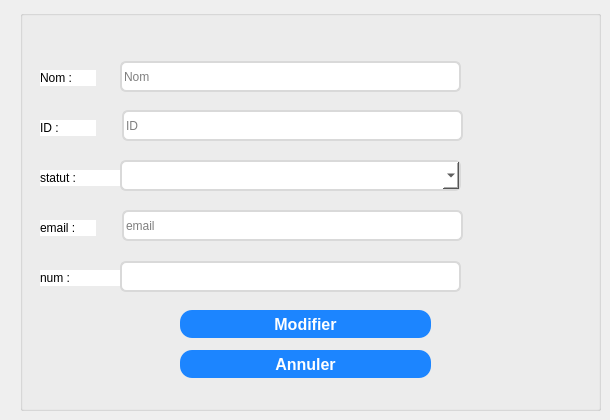
      <widget class="QWidget" name="tab_17">
       <attribute name="title">
        <string>Modifier</string>
       </attribute>
       <widget class="QGroupBox" name="groupBox_16">
        <property name="geometry">
         <rect>
          <x>20</x>
          <y>10</y>
          <width>581</width>
          <height>401</height>
         </rect>
        </property>
        <property name="styleSheet">
         <string notr="true">/* Style for a QGroupBox for login information */
QGroupBox {
    border: 2px solid #bdc3c7; /* Border with default color */
    border-radius: 8px; /* Rounded corners */
    margin-top: 10px; /* Top margin */
    background-color: #ffffff;
; /* Background color */
}

/* Style for the title of the QGroupBox */
QGroupBox::title {
    subcontrol-origin: margin;
    subcontrol-position: top left;
    left: 10px; /* Offset the title to the left */
    padding: 0 5px; /* Internal padding for the title */
    font-size: 16px; /* Title font size */
    color: #2c3e50; /* Title text color */

}a
</string>
        </property>
        <property name="title">
         <string/>
        </property>
        <widget class="QLabel" name="label_46">
         <property name="geometry">
          <rect>
           <x>20</x>
           <y>60</y>
           <width>56</width>
           <height>16</height>
          </rect>
         </property>
         <property name="styleSheet">
          <string notr="true">font: 87 9pt &quot;Arial Black&quot;;
background-color: white;</string>
         </property>
         <property name="text">
          <string>Nom :</string>
         </property>
        </widget>
        <widget class="QLabel" name="label_47">
         <property name="geometry">
          <rect>
           <x>20</x>
           <y>110</y>
           <width>56</width>
           <height>16</height>
          </rect>
         </property>
         <property name="styleSheet">
          <string notr="true">font: 87 9pt &quot;Arial Black&quot;;
background-color: white;</string>
         </property>
         <property name="text">
          <string>ID :</string>
         </property>
        </widget>
        <widget class="QLabel" name="label_48">
         <property name="geometry">
          <rect>
           <x>20</x>
           <y>160</y>
           <width>101</width>
           <height>16</height>
          </rect>
         </property>
         <property name="styleSheet">
          <string notr="true">font: 87 9pt &quot;Arial Black&quot;;
background-color: white;</string>
         </property>
         <property name="text">
          <string>statut :</string>
         </property>
        </widget>
        <widget class="QLabel" name="label_49">
         <property name="geometry">
          <rect>
           <x>20</x>
           <y>210</y>
           <width>56</width>
           <height>16</height>
          </rect>
         </property>
         <property name="styleSheet">
          <string notr="true">font: 87 9pt &quot;Arial Black&quot;;
background-color:white;</string>
         </property>
         <property name="text">
          <string>email :</string>
         </property>
        </widget>
        <widget class="QLabel" name="label_50">
         <property name="geometry">
          <rect>
           <x>20</x>
           <y>260</y>
           <width>121</width>
           <height>16</height>
          </rect>
         </property>
         <property name="styleSheet">
          <string notr="true">font: 87 9pt &quot;Arial Black&quot;;
background-color: white;</string>
         </property>
         <property name="text">
          <string>num :</string>
         </property>
        </widget>
        <widget class="QLineEdit" name="le_nom_6">
         <property name="geometry">
          <rect>
           <x>100</x>
           <y>51</y>
           <width>341</width>
           <height>31</height>
          </rect>
         </property>
         <property name="styleSheet">
          <string notr="true">

position: absolute;
width: 428px;
height: 50px;
left: 1122px;
top: 327px;
background-color: #ffffff;

border: 2px solid #D9D9D9;
border-radius: 6px;
</string>
         </property>
         <property name="placeholderText">
          <string>Nom</string>
         </property>
        </widget>
        <widget class="QLineEdit" name="le_id_8">
         <property name="geometry">
          <rect>
           <x>102</x>
           <y>100</y>
           <width>341</width>
           <height>31</height>
          </rect>
         </property>
         <property name="styleSheet">
          <string notr="true">

position: absolute;
width: 428px;
height: 50px;
left: 1122px;
top: 327px;
background-color: #ffffff;

border: 2px solid #D9D9D9;
border-radius: 6px;
</string>
         </property>
         <property name="placeholderText">
          <string>ID</string>
         </property>
        </widget>
        <widget class="QLineEdit" name="le_email_5">
         <property name="geometry">
          <rect>
           <x>102</x>
           <y>200</y>
           <width>341</width>
           <height>31</height>
          </rect>
         </property>
         <property name="styleSheet">
          <string notr="true">



position: absolute;
width: 428px;
height: 50px;
left: 1122px;
top: 327px;
background-color: #ffffff;

border: 2px solid #D9D9D9;
border-radius: 6px;
</string>
         </property>
         <property name="placeholderText">
          <string>email</string>
         </property>
        </widget>
        <widget class="QLineEdit" name="le_salaire_5">
         <property name="geometry">
          <rect>
           <x>100</x>
           <y>251</y>
           <width>341</width>
           <height>31</height>
          </rect>
         </property>
         <property name="styleSheet">
          <string notr="true">


position: absolute;
width: 428px;
height: 50px;
left: 1122px;
top: 327px;
background-color: #ffffff;

border: 2px solid #D9D9D9;
border-radius: 6px;
</string>
         </property>
         <property name="placeholderText">
          <string/>
         </property>
        </widget>
        <widget class="QPushButton" name="pushButton_34">
         <property name="geometry">
          <rect>
           <x>160</x>
           <y>300</y>
           <width>251</width>
           <height>28</height>
          </rect>
         </property>
         <property name="sizePolicy">
          <sizepolicy hsizetype="Preferred" vsizetype="Preferred">
           <horstretch>0</horstretch>
           <verstretch>0</verstretch>
          </sizepolicy>
         </property>
         <property name="minimumSize">
          <size>
           <width>93</width>
           <height>28</height>
          </size>
         </property>
         <property name="styleSheet">
          <string notr="true">QPushButton{
	padding: 0px 16px;


width: 86px;
height: 48px;
left: 1996px;
top: 64px;

/* Blue/50 */
background: rgb(28,133,255);
border-radius: 12px;


/* Button */

width: 54px;
height: 24px;

font-family: 'Inter';
font-style: normal;
font-weight: 800;
font-size: 16px;
line-height: 24px;
/* identical to box height, or 150% */

/* Base/100 */
color: white;
font: 87 8.5pt &quot;Segoe UI Black&quot;;
}

QPushButton:hover{
	padding: 0px 16px;


width: 86px;
height: 48px;
left: 1996px;
top: 64px;

/* Blue/50 */
background: #0B28C2;
border-radius: 12px;


/* Button */

width: 54px;
height: 24px;

font-family: 'Inter';
font-style: normal;
font-weight: 800;
font-size: 16px;
line-height: 24px;
/* identical to box height, or 150% */

/* Base/100 */
color: white;
}


QPushButton:pressed{
	padding: 0px 16px;


width: 86px;
height: 48px;
left: 1996px;
top: 64px;

/* Blue/50 */
background: #081E91;
border-radius: 12px;


/* Button */

width: 54px;
height: 24px;

font-family: 'Inter';
font-style: normal;
font-weight: 800;
font-size: 16px;
line-height: 24px;
/* identical to box height, or 150% */

/* Base/100 */
color: white;
}

</string>
         </property>
         <property name="text">
          <string>Modifier</string>
         </property>
        </widget>
        <widget class="QPushButton" name="pushButton_35">
         <property name="geometry">
          <rect>
           <x>160</x>
           <y>340</y>
           <width>251</width>
           <height>28</height>
          </rect>
         </property>
         <property name="sizePolicy">
          <sizepolicy hsizetype="Preferred" vsizetype="Preferred">
           <horstretch>0</horstretch>
           <verstretch>0</verstretch>
          </sizepolicy>
         </property>
         <property name="minimumSize">
          <size>
           <width>93</width>
           <height>28</height>
          </size>
         </property>
         <property name="styleSheet">
          <string notr="true">QPushButton{
	padding: 0px 16px;


width: 86px;
height: 48px;
left: 1996px;
top: 64px;

/* Blue/50 */
background: rgb(28,133,255);
border-radius: 12px;


/* Button */

width: 54px;
height: 24px;

font-family: 'Inter';
font-style: normal;
font-weight: 800;
font-size: 16px;
line-height: 24px;
/* identical to box height, or 150% */

/* Base/100 */
color: white;
font: 87 8.5pt &quot;Segoe UI Black&quot;;
}

QPushButton:hover{
	padding: 0px 16px;


width: 86px;
height: 48px;
left: 1996px;
top: 64px;

/* Blue/50 */
background: #0B28C2;
border-radius: 12px;


/* Button */

width: 54px;
height: 24px;

font-family: 'Inter';
font-style: normal;
font-weight: 800;
font-size: 16px;
line-height: 24px;
/* identical to box height, or 150% */

/* Base/100 */
color: white;
}


QPushButton:pressed{
	padding: 0px 16px;


width: 86px;
height: 48px;
left: 1996px;
top: 64px;

/* Blue/50 */
background: #081E91;
border-radius: 12px;


/* Button */

width: 54px;
height: 24px;

font-family: 'Inter';
font-style: normal;
font-weight: 800;
font-size: 16px;
line-height: 24px;
/* identical to box height, or 150% */

/* Base/100 */
color: white;
}

</string>
         </property>
         <property name="text">
          <string>Annuler</string>
         </property>
        </widget>
        <widget class="QComboBox" name="comboBox_5">
         <property name="geometry">
          <rect>
           <x>100</x>
           <y>150</y>
           <width>341</width>
           <height>31</height>
          </rect>
         </property>
         <property name="styleSheet">
          <string notr="true">


position: absolute;
width: 428px;
height: 50px;
left: 1122px;
top: 327px;
background-color: #ffffff;

border: 2px solid #D9D9D9;
border-radius: 6px;
</string>
         </property>
         <item>
          <property name="text">
           <string/>
          </property>
         </item>
         <item>
          <property name="text">
           <string>En cours</string>
          </property>
         </item>
         <item>
          <property name="text">
           <string>Rejeté</string>
          </property>
         </item>
         <item>
          <property name="text">
           <string>Embauché</string>
          </property>
         </item>
        </widget>
       </widget>
      </widget>
